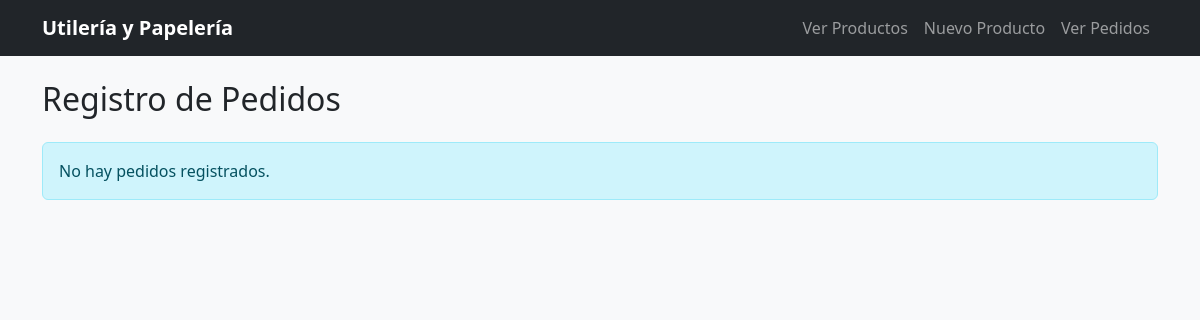
The page /utileria/pedidos/ on the database as committed earlier.
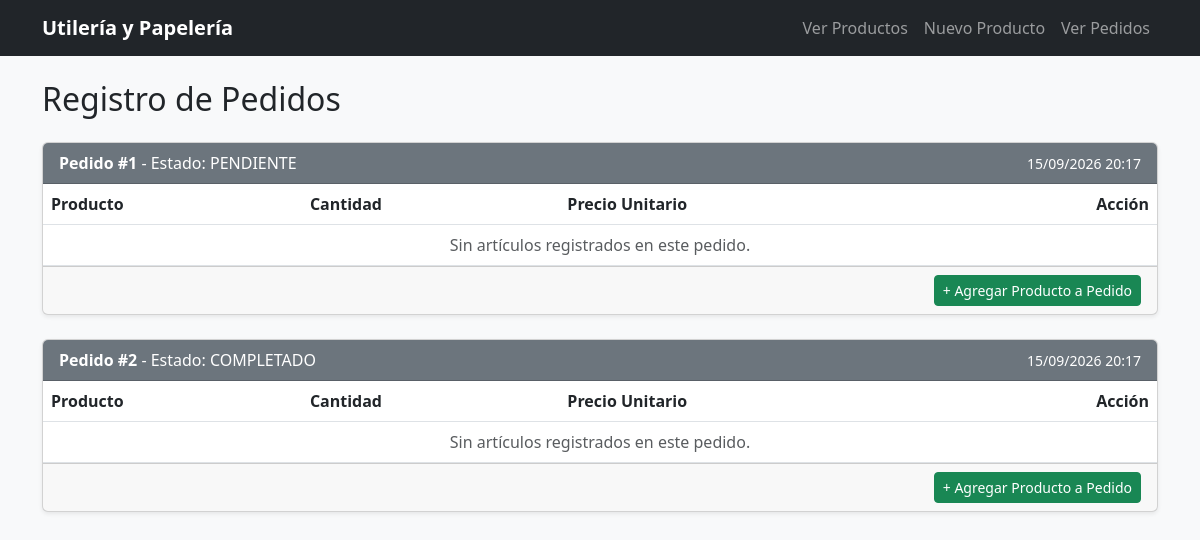
The same page on the database as committed later.
### utileria/models.py (models this page shows, shortened)
class Pedido(models.Model):
    fecha = models.DateTimeField(auto_now_add=True)
    estado = models.CharField(max_length=50, default='Pendiente')
    productos = models.ManyToManyField(
        Producto,
        through='DetallePedido',
        related_name='pedidos'
    )

### utileria/views.py (the view)
# urls.py: path("pedidos/", views.pedido_list, name="pedido_list"),
def pedido_list(request):
    pedidos = Pedido.objects.prefetch_related('detallepedido_set__producto').all()
    return render(request, "utileria/pedido_list.html", {"pedidos": pedidos})

### utileria/templates/utileria/pedido_list.html (shortened to what this page needs)
{% extends 'utileria/base.html' %}
{% block content %}
<h2 class="mb-4">Registro de Pedidos</h2>
{% for pedido in pedidos %}
<div class="card shadow-sm mb-4">
    <div class="card-header bg-secondary text-white d-flex justify-content-between align-items-center">
        <span><strong>Pedido #{{ pedido.id }}</strong> - Estado: {{ pedido.estado }}</span>
        <small>{{ pedido.fecha|date:"d/m/Y H:i" }}</small>
    </div>
    <div class="card-body p-0">
        <table class="table table-hover mb-0">
            <thead>
                <tr>
                    <th>Producto</th>
                    <th>Cantidad</th>
                    <th>Precio Unitario</th>
                    <th class="text-end">Acción</th>
                </tr>
            </thead>
            <tbody>
                {% for detalle in pedido.detallepedido_set.all %}
                <tr>
                    <td>{{ detalle.producto.nombre }}</td>
                    <td>{{ detalle.cantidad }}</td>
                    <td>S/ {{ detalle.precio_unitario }}</td>
                    <td class="text-end">
                        <a href="{% url 'utileria:detalle_delete' detalle.id %}" class="btn btn-sm btn-outline-danger">Quitar</a>
                    </td>
                </tr>
                {% empty %}
                <tr>
                    <td colspan="4" class="text-center text-muted py-2">Sin artículos registrados en este pedido.</td>
                </tr>
                {% endfor %}
            </tbody>
        </table>
    </div>
    <div class="card-footer text-end">
        <a href="{% url 'utileria:detalle_create' pedido.id %}" class="btn btn-sm btn-success">+ Agregar Producto a Pedido</a>
    </div>
</div>
{% empty %}
<div class="alert alert-info">No hay pedidos registrados.</div>
{% endfor %}
{% endblock %}

Rows that differ between the two databases and show on the page:
added Pedido: id "1", estado "PENDIENTE", fecha "15/09/2026 20:17"
added Pedido: id "2", estado "COMPLETADO", fecha "15/09/2026 20:17"
Other text that changed with them:
text no longer shown: "No hay pedidos registrados."
